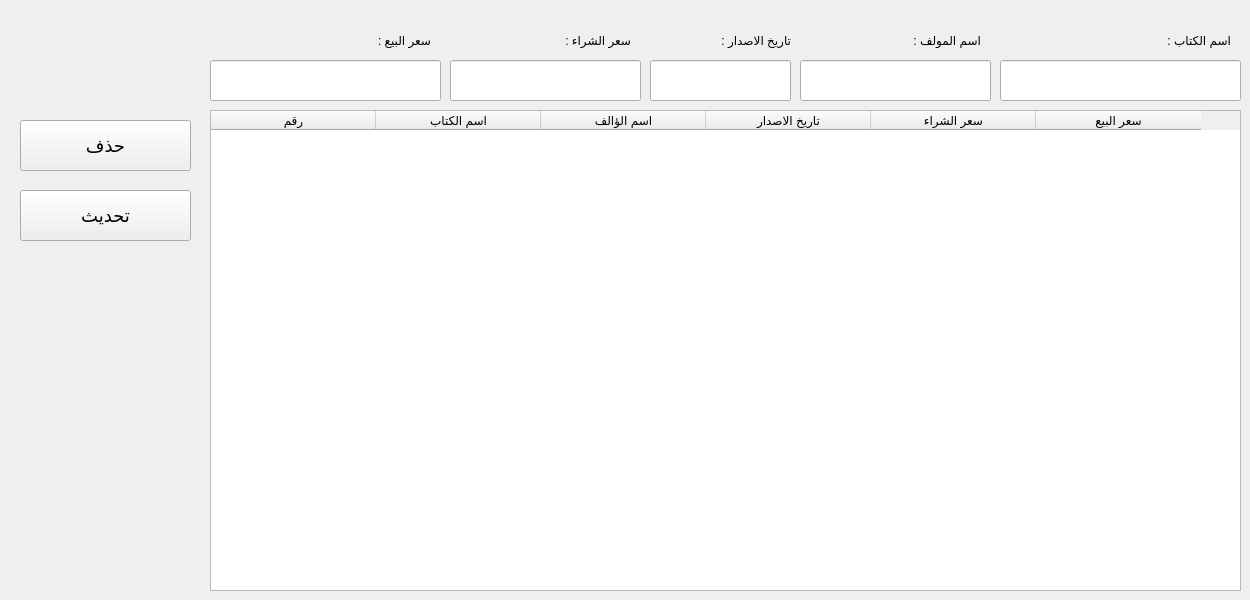
      <widget class="QWidget" name="tab_11">
       <attribute name="title">
        <string>تعديل وحذف</string>
       </attribute>
       <widget class="QLabel" name="label_12">
        <property name="geometry">
         <rect>
          <x>1100</x>
          <y>30</y>
          <width>131</width>
          <height>21</height>
         </rect>
        </property>
        <property name="text">
         <string>اسم الكتاب :</string>
        </property>
       </widget>
       <widget class="QLineEdit" name="lineEdit_6">
        <property name="geometry">
         <rect>
          <x>210</x>
          <y>60</y>
          <width>231</width>
          <height>41</height>
         </rect>
        </property>
        <property name="styleSheet">
         <string notr="true">padding-left:15px;
padding-right:15px;
font-size:18px</string>
        </property>
       </widget>
       <widget class="QLineEdit" name="lineEdit_8">
        <property name="geometry">
         <rect>
          <x>1000</x>
          <y>60</y>
          <width>241</width>
          <height>41</height>
         </rect>
        </property>
        <property name="styleSheet">
         <string notr="true">padding-left:15px;
padding-right:15px;
font-size:18px</string>
        </property>
       </widget>
       <widget class="QLineEdit" name="lineEdit_9">
        <property name="geometry">
         <rect>
          <x>450</x>
          <y>60</y>
          <width>191</width>
          <height>41</height>
         </rect>
        </property>
        <property name="styleSheet">
         <string notr="true">padding-left:15px;
padding-right:15px;
font-size:18px</string>
        </property>
       </widget>
       <widget class="QLabel" name="label_13">
        <property name="geometry">
         <rect>
          <x>300</x>
          <y>30</y>
          <width>131</width>
          <height>21</height>
         </rect>
        </property>
        <property name="text">
         <string>سعر البيع :</string>
        </property>
       </widget>
       <widget class="QLabel" name="label_21">
        <property name="geometry">
         <rect>
          <x>660</x>
          <y>30</y>
          <width>131</width>
          <height>21</height>
         </rect>
        </property>
        <property name="text">
         <string>تاريخ الاصدار :</string>
        </property>
       </widget>
       <widget class="QLineEdit" name="lineEdit_10">
        <property name="geometry">
         <rect>
          <x>800</x>
          <y>60</y>
          <width>191</width>
          <height>41</height>
         </rect>
        </property>
        <property name="styleSheet">
         <string notr="true">padding-left:15px;
padding-right:15px;
font-size:18px</string>
        </property>
       </widget>
       <widget class="QLineEdit" name="lineEdit_11">
        <property name="geometry">
         <rect>
          <x>650</x>
          <y>60</y>
          <width>141</width>
          <height>41</height>
         </rect>
        </property>
        <property name="styleSheet">
         <string notr="true">padding-left:15px;
padding-right:15px;
font-size:18px</string>
        </property>
       </widget>
       <widget class="QLabel" name="label_25">
        <property name="geometry">
         <rect>
          <x>540</x>
          <y>30</y>
          <width>91</width>
          <height>21</height>
         </rect>
        </property>
        <property name="text">
         <string>سعر الشراء :</string>
        </property>
       </widget>
       <widget class="QLabel" name="label_26">
        <property name="geometry">
         <rect>
          <x>850</x>
          <y>30</y>
          <width>131</width>
          <height>21</height>
         </rect>
        </property>
        <property name="text">
         <string>اسم المولف :</string>
        </property>
       </widget>
       <widget class="QTableWidget" name="tableWidget_5">
        <property name="geometry">
         <rect>
          <x>210</x>
          <y>110</y>
          <width>1031</width>
          <height>481</height>
         </rect>
        </property>
        <property name="sizePolicy">
         <sizepolicy hsizetype="Expanding" vsizetype="Expanding">
          <horstretch>0</horstretch>
          <verstretch>0</verstretch>
         </sizepolicy>
        </property>
        <property name="minimumSize">
         <size>
          <width>0</width>
          <height>0</height>
         </size>
        </property>
        <property name="columnCount">
         <number>6</number>
        </property>
        <attribute name="horizontalHeaderCascadingSectionResizes">
         <bool>false</bool>
        </attribute>
        <attribute name="horizontalHeaderDefaultSectionSize">
         <number>165</number>
        </attribute>
        <attribute name="horizontalHeaderHighlightSections">
         <bool>true</bool>
        </attribute>
        <attribute name="horizontalHeaderMinimumSectionSize">
         <number>49</number>
        </attribute>
        <attribute name="horizontalHeaderShowSortIndicator" stdset="0">
         <bool>false</bool>
        </attribute>
        <attribute name="horizontalHeaderStretchLastSection">
         <bool>false</bool>
        </attribute>
        <attribute name="verticalHeaderCascadingSectionResizes">
         <bool>false</bool>
        </attribute>
        <attribute name="verticalHeaderDefaultSectionSize">
         <number>37</number>
        </attribute>
        <attribute name="verticalHeaderShowSortIndicator" stdset="0">
         <bool>false</bool>
        </attribute>
        <attribute name="verticalHeaderStretchLastSection">
         <bool>false</bool>
        </attribute>
        <column>
         <property name="text">
          <string>رقم</string>
         </property>
        </column>
        <column>
         <property name="text">
          <string>اسم الكتاب</string>
         </property>
        </column>
        <column>
         <property name="text">
          <string>اسم الؤالف</string>
         </property>
        </column>
        <column>
         <property name="text">
          <string>تاريخ الاصدار</string>
         </property>
        </column>
        <column>
         <property name="text">
          <string>سعر الشراء</string>
         </property>
        </column>
        <column>
         <property name="text">
          <string>سعر البيع</string>
         </property>
        </column>
       </widget>
       <widget class="QPushButton" name="remov">
        <property name="geometry">
         <rect>
          <x>20</x>
          <y>120</y>
          <width>171</width>
          <height>51</height>
         </rect>
        </property>
        <property name="styleSheet">
         <string notr="true">font-size:18px</string>
        </property>
        <property name="text">
         <string>حذف</string>
        </property>
       </widget>
       <widget class="QPushButton" name="uppdet">
        <property name="enabled">
         <bool>true</bool>
        </property>
        <property name="geometry">
         <rect>
          <x>20</x>
          <y>190</y>
          <width>171</width>
          <height>51</height>
         </rect>
        </property>
        <property name="styleSheet">
         <string notr="true">font-size:18px</string>
        </property>
        <property name="text">
         <string>تحديث</string>
        </property>
       </widget>
      </widget>
